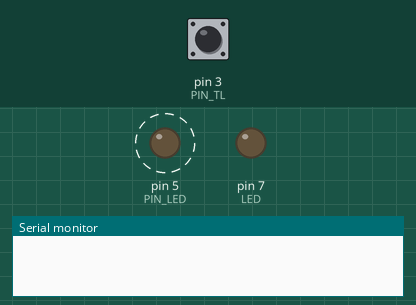
Simulated run of this sketch. Board: Arduino Uno, built with avr-gcc and run on an emulated ATmega328P. Parts: output pins drawn as LEDs (lit = HIGH), the last lines printed to the serial monitor. Dashed ring = blinking. Inputs (shaded band) come from the test bench; at power-on: pin 3 (PIN_TL) HIGH.

Above: at 1.2 s.
1.3 s: pin 3 (PIN_TL) pulled LOW for 0.15 s
4.3 s: pin 3 (PIN_TL) pulsed LOW 5 times (0.12 s each, 0.3 s apart)
At 5.82 s:
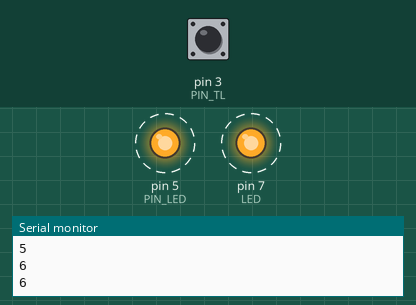
Timing chart, 0 to 13.6 s (numbered marks = the images above; inputs shaded):
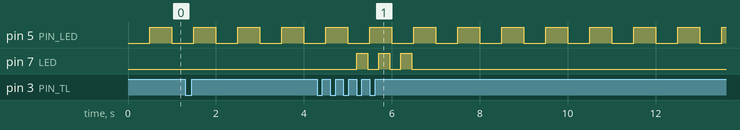

Measured:
- after the input at 4.3 s, pin 7 (LED): alternates HIGH for 0.25 s and LOW for 0.25 s, 6 changes in all, then stays LOW, starting after 0.90 s
- by itself, pin 5 (PIN_LED): alternates HIGH for 0.50 s and LOW for 0.50 s

The sketch:

3.ino
```cpp
/*Deklarujte prom. "citac" se vhodným datovým typem (min. použitelným), když obsahem proměnné budou čísla 0 až 100000.
Deklarujte prom. "frekvence" se vhodným datovým typem (min. použitelným), když obsahem proměnné budou čísla 1 až 20.
Vytvořte program, který bude pomocí časovače blikat LED připojenou na pin D5 frekvencí 1 Hz (střída 50 %).
Po stisku tlačítka se zvýší hodnota prom. "citac" o 1. Pokud bude hodnota prom. "citac" násobkem 5 (prakticky po každém 5. stisku tl.),
pomocí millis() 3x blikněte integrovanou LED frekvencí 2 Hz.
Pokud dojde k dlouhému stisku tlačítka (>500 ms), "citac" se nastaví na 0. Obsluhu tlačítka řešte ext. přerušením.
*/
#include <TimerOne.h>
unsigned long citac = 0;  // Minimální datový typ, který pokryje rozsah 0 až 100000
byte frekvence = 1;       // Minimální datový typ, který pokryje rozsah 1 až 20
int LED = 7;
int PIN_LED = 5;  // LED na pinu D5
int PIN_TL = 3;      // Pin tlačítka
bool StavLed = LOW;
bool StavTl;
bool PredchoziStavTl = HIGH;
unsigned long PosledniZmenaTl = 0;
unsigned long CasStisku;
unsigned long DobaStisku;
unsigned long ZAKMIT = 20; // Ochrana proti zákmitům tlačítka
bool LedBlinkK = false;     // Indikátor pro blikání integrované LED
unsigned long posledniMillis = 0;
unsigned long PosledniZmena;
int blik = 0;
void setup() {
  pinMode(PIN_LED, OUTPUT);
  pinMode(LED, OUTPUT);
  pinMode(PIN_TL, INPUT_PULLUP);
  Timer1.initialize(1000000/frekvence/2);
  Timer1.attachInterrupt(LedBlink);
  attachInterrupt(digitalPinToInterrupt(PIN_TL), ObsluhaTl, CHANGE);
  Serial.begin(9600);

}

void loop() {
  if(LedBlinkK){
    if(millis() - posledniMillis >= 250){
      posledniMillis = millis();
      digitalWrite (LED, !digitalRead(LED));
      blik++;
      if(blik >=6){
        LedBlinkK = false;
        blik = 0;
        digitalWrite(LED,LOW);

      }
    }


  }
}
void LedBlink() {
  StavLed = !StavLed;
  digitalWrite(PIN_LED, StavLed);


}
void ObsluhaTl(){
  StavTl = digitalRead(PIN_TL);
  if(StavTl!=PredchoziStavTl && millis()>= PosledniZmena + ZAKMIT){
    PredchoziStavTl = StavTl;
    PosledniZmena = millis();
    if(StavTl == LOW){
      citac ++;
      CasStisku = millis();
      if(citac % 5 == 0){
        LedBlinkK = true;
      }
    }else{
      DobaStisku = millis() - CasStisku;
      if(DobaStisku > 500){
        citac = 0;

      }
    }
  }
  Serial.println(citac);
}
```
